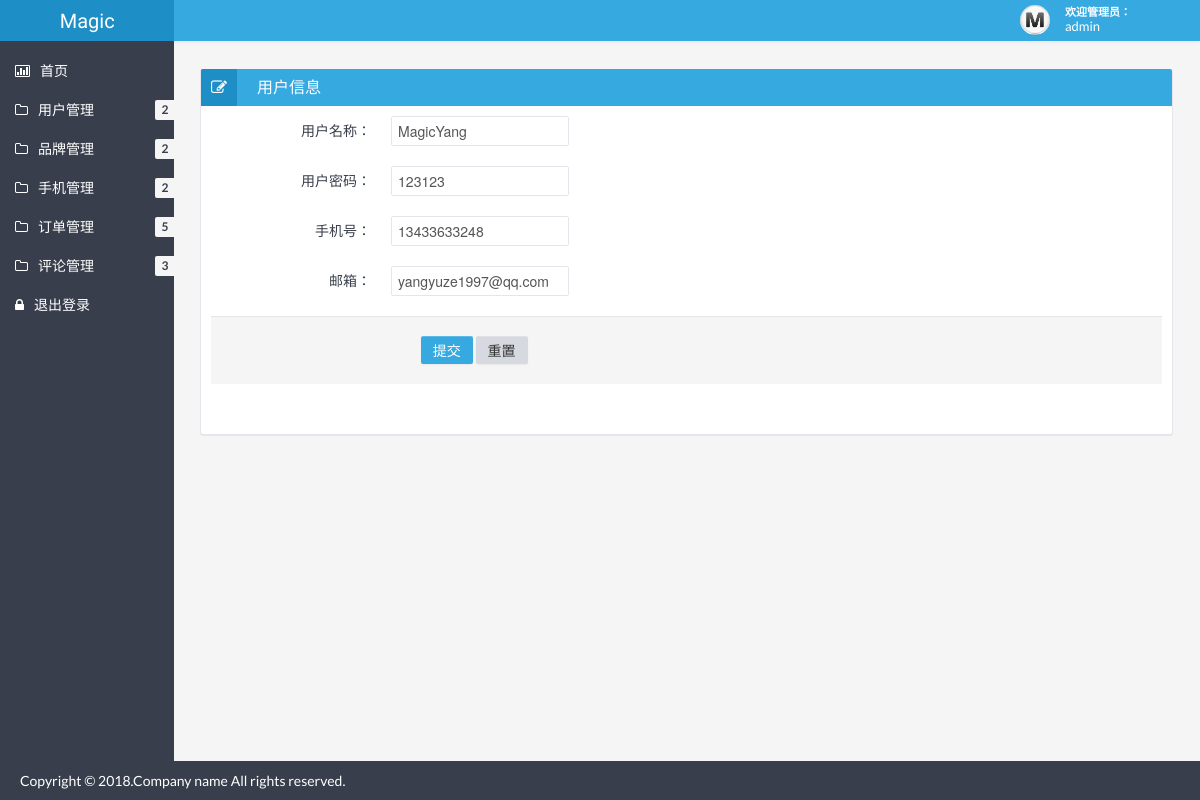
The app's page /admin/editUser.php?uid=2 (signed in), older data.
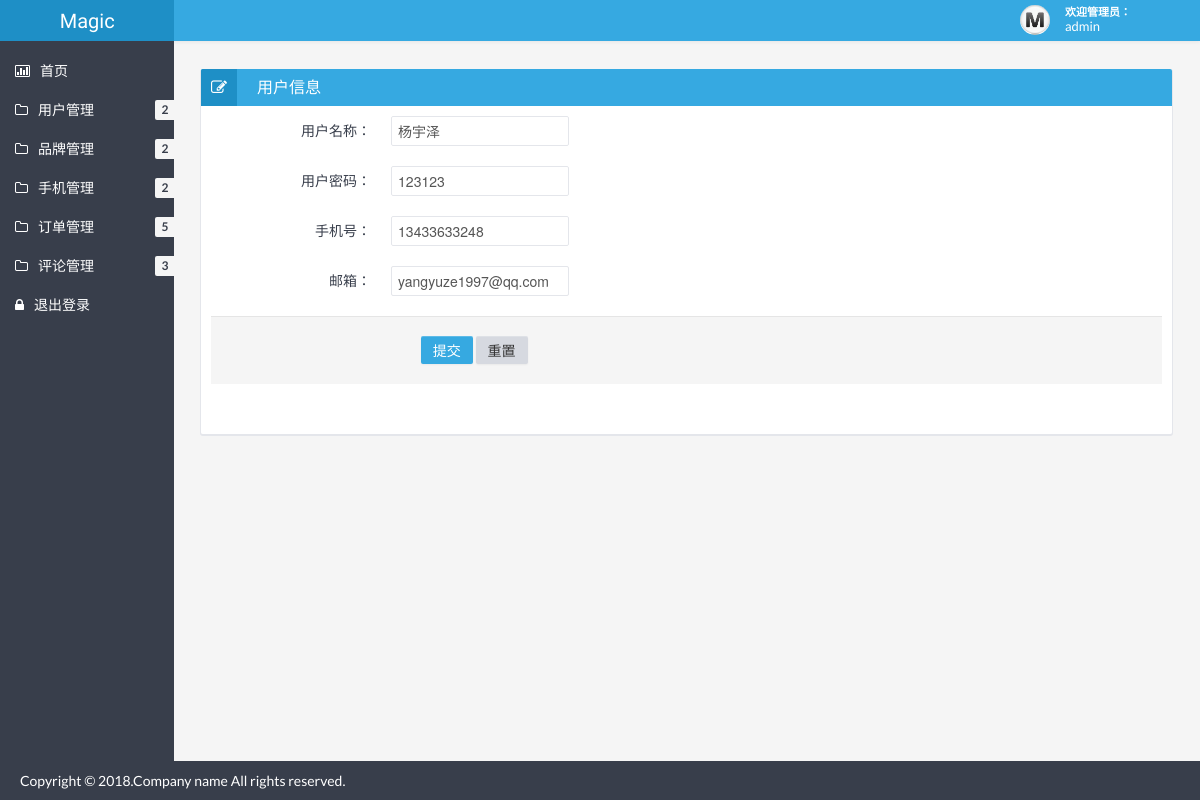
The same page, newer data.
### tables this page shows
CREATE TABLE `user` (
  `uid` int(11) NOT NULL AUTO_INCREMENT COMMENT '用户id',
  `uname` varchar(20) DEFAULT NULL COMMENT '用户名',
  `password` varchar(20) DEFAULT NULL COMMENT '密码',
  `phone` varchar(13) DEFAULT NULL COMMENT '手机号',
  `email` varchar(30) DEFAULT NULL COMMENT '邮箱',
  `state` tinyint(4) DEFAULT '1' COMMENT '状态',
  `level` tinyint(4) DEFAULT '0' COMMENT '权限',
  PRIMARY KEY (`uid`)
);

### admin/editUser.php (the view, shortened to what this page needs)
<?php
	$uname = "";
	$password = "";
	$phone = "";
	$email = "";
	if(isset($_GET['uid'])){
	    $sql = 'select * from user where uid ='.$_GET['uid'];
	    $res = mysql_query($sql);
	    $row = mysql_fetch_array($res);
	    $uname = $row['uname'];
		$password = $row['password'];
		$phone = $row['phone'];
		$email = $row['email'];
	}
?>
<!DOCTYPE html>
<html lang="en">
<head>
	<link href="css/bootstrap.min.css" rel="stylesheet" />
	<link href="css/bootstrap-responsive.min.css" rel="stylesheet" />
	<link href="css/style.min.css" rel="stylesheet" />
	<link href="css/style-responsive.min.css" rel="stylesheet" />
	<link href="css/retina.css" rel="stylesheet" />
<meta http-equiv="Content-Type" content="text/html; charset=utf-8" /></head>
<body>
		<?php include "header.php" ?>
		<div class="container-fluid-full">
		<div class="row-fluid">
			<?php include "banner.php" ?>
			<div id="content" class="span10">
			<div class="row-fluid">
				<div class="box span12">
					<div class="box-header">
						<h2><i class="icon-edit"></i>用户信息</h2>
					</div>
					<div class="box-content">
						<form class="form-horizontal" action="<?php echo $_SERVER['PHP_SELF']; ?>" method="post"/>
						  <fieldset>
							<div class="control-group">
							  <label class="control-label" for="uname">用户名称：</label>
							  <div class="controls">
								<input type="text" class="span3" id="uname" name="uname" value="<?php echo $uname;?>"/>
							  </div>
							</div>
							<div class="control-group">
							  <label class="control-label" for="password">用户密码：</label>
							  <div class="controls">
								<input type="text" class="span3" id="password" name="password" value="<?php echo $password;?>"/>
							  </div>
							</div>
							<div class="control-group">
							  <label class="control-label" for="phone">手机号：</label>
							  <div class="controls">
								<input type="text" class="span3" id="phone" name="phone" value="<?php echo $phone;?>"/>
							  </div>
							</div>
							<div class="control-group">
							  <label class="control-label" for="email">邮箱：</label>
							  <div class="controls">
								<input type="text" class="span3" id="email" name="email" value="<?php echo $email;?>"/>
							  </div>
							</div>
							<div class="form-actions">&nbsp;&nbsp;&nbsp;&nbsp;&nbsp;&nbsp;&nbsp;&nbsp;&nbsp;&nbsp;
							  <button type="submit" class="btn btn-primary">提交</button>
							  <button type="reset" class="btn">重置</button>
							</div>
						  </fieldset>
					</div>
				</div>
			</div>
			</div>
		</div>
		<?php include "footer.php"?>
	</div>
</body>
</html>

Row changes from the older to the newer data that the page shows:
changed user "yangyuze1997@qq.com": uname "MagicYang" → "杨宇泽"
